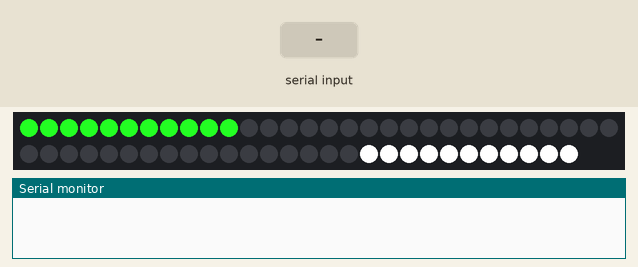
This sketch was run on a simulated Arduino Uno, built with avr-gcc and run on an emulated ATmega328P. Shown: 58 RGB LEDs in strip order, left to right, continuing on the next row, the last lines printed to the serial monitor. Inputs (shaded band) come from the test bench. Random numbers use the default seed unless the sketch sets one.

Above: at 1.2 s.
1.3 s: byte 30 received over Serial
At 1.67 s:
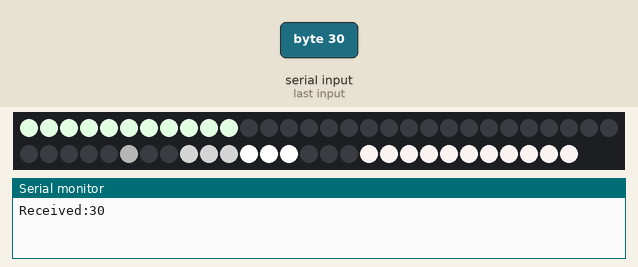
4.3 s: byte 90 received over Serial
At 4.72 s:
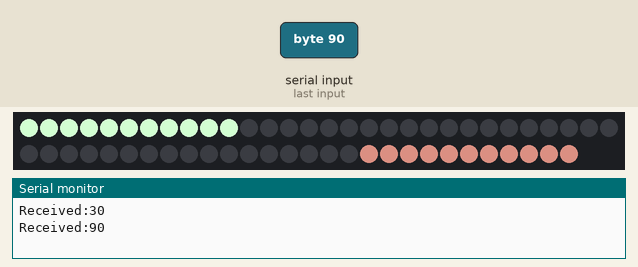
7.3 s: byte 120 received over Serial
At 8.08 s:
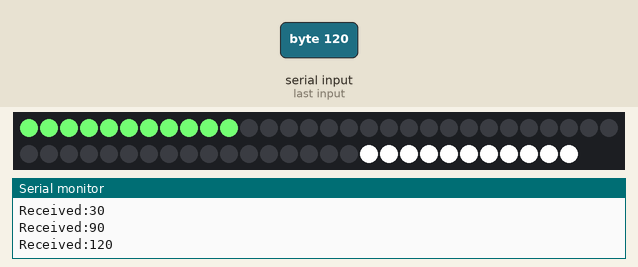
8.8 s: byte 30 received over Serial
At 10.82 s:
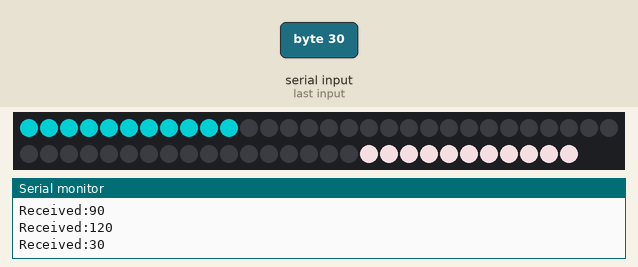
11.8 s: byte 90 received over Serial
At 13.57 s:
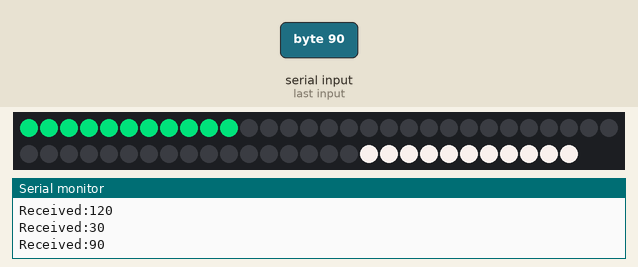
17.6 s: byte 120 received over Serial
At 17.84 s:
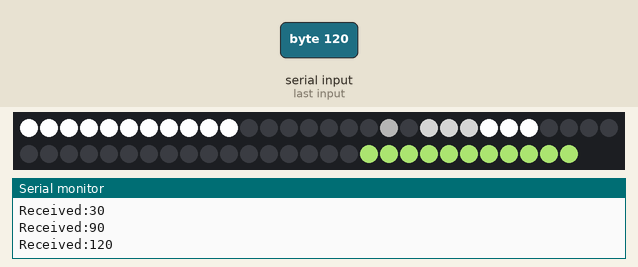

The sketch:

flg_soma_model.ino
```cpp
// vim:set ts=4 sw=4 ai et syntax=c:

/*
 * Arduino code for lighting FLG's model of Soma.  Written during the week leading
 * up to the party on May 31st, 2013.
 *
 *        -- Michael Toren <mct@toren.net>
 *           Fri May 31 15:55:48 PDT 2013
 */

/*
 * There are three conceptually different parts of the model: The two somas
 * (spheres) at either end, and the axon (bridge) that connects them.  See
 * <http://en.wikipedia.org/wiki/Neuron> for a picture of a typical neuron,
 * but some ASCII art follows:
 *
 *                                      __
 *                                   -      `_
 *                                 _/   _  _   \        ____
 *                               /    /      \    \   .X+.   .
 *                            /    /            \  x.Xx+-.     .
 *                          /   / ^                \XXx++-..
 *                        /   /                     XXxx++--..
 *                 ____  /  /                       `XXXxx+++--'
 *               .X+.   ,  /                          `XXXxxx'
 *             .Xx+-.    `,                             |""|
 *             XXx++-..                                 |''|
 *             XXxx++--..                               |""|
 *             `XXXxx+++--'                             |''|
 *               `XXXxxx'                               |''|
 *                 |""|                                 |""|
 *           ~~~~~~~~~~~~~~~~~~~~~~~~~~~~~~~~~~~~~~~~~~~~~~~~~~~~~~
 *
 * We'll treat each component as a separate light effect, and drive each with
 * its own state machine.  Occasionally a component will influence the state of
 * a neighboring component (e.g., when triggering an impulse across the axon),
 * but the majority of the time each state machine is doing its own thing.
 *
 * The state machines are named "sender" (for the soma on the left that
 * generates pulses), "axon" (for the axon in the middle), and "receiver" for
 * the soma on the right.  Each state machine has its own "heartbeat" function,
 * called every N milliseconds.
 */

#include <Adafruit_NeoPixel.h>

// There are 12 rings on the Axon.  Each ring has 3 LEDS.
// Each Soma at either end of the Axon has 11 LEDS.
#define NUM_RINGS       12
#define NUM_SOMA_LEDS   11
#define NUM_LEDS        (NUM_SOMA_LEDS + NUM_RINGS*3 + NUM_SOMA_LEDS)
#define DATA_PIN        6

Adafruit_NeoPixel strip = Adafruit_NeoPixel(NUM_LEDS, DATA_PIN, NEO_GRB + NEO_KHZ800);

// Current time, in milliseconds. Updated before calling each "heartbeat" function.
unsigned long now;

// Returns ture N percent of the time
int probability(int percent)
{
    if (random(100)+1 <= percent)
        return 1;
    else
        return 0;
}

void receiver_fire();

/* Axon */

int axon_state = 100;
int axon_repeat_count;

void axon_fire()
{
    axon_state = 0;
    axon_repeat_count = 0;
}

// Light portions of the given ring.
//
// @pa: Probability the 1st LED in this ring will be lit
// @pb: Probability the 2nd LED in this ring will be lit
// @pc: Probability the 34d LED in this ring will be lit
// @n:  Ring number, in the range [0 .. NUM_RINGS-1]
// @r:  Red value
// @g:  Green value
// @b:  Blue value
void axon_ring(int pa, int pb, int pc, int n, int r, int g, int b)
{
    if (n < 0) return;
    if (n >= NUM_RINGS) return;
    int offset = random(2);
    if (probability(pa)) strip.setPixelColor(NUM_SOMA_LEDS + n*3 + (0+offset)%3, r, g, b);
    if (probability(pb)) strip.setPixelColor(NUM_SOMA_LEDS + n*3 + (1+offset)%3, r, g, b);
    if (probability(pc)) strip.setPixelColor(NUM_SOMA_LEDS + n*3 + (2+offset)%3, r, g, b);
}

void axon_heartbeat()
{
    int i;

    for (i = 0; i < NUM_RINGS; i++)
        axon_ring(100, 100, 100, i, 0, 0, 0);

    if (axon_state < 13) {
        axon_ring( 25,  25,  25, axon_state-2,   64,  64,  64);
        axon_ring(100, 100, 100, axon_state-1,  128, 128, 128);
        axon_ring(100, 100, 100, axon_state,    255, 255, 255);
    }

    if (axon_state == 15)
        receiver_fire();

    if (axon_state < 200)
        axon_state++;
}


/* Sender */

unsigned long next_axon_fire_time;
int sender_state = 1;
int sender_red, sender_green, sender_blue;
int sender_sleep;
int sender_step = 3;

void sender_heartbeat() {
    if (now > next_axon_fire_time) {
       // Fire the axon between every 8 and 12 seconds
       next_axon_fire_time = now + 8000 + random(4000);
       sender_state = 3;
    }

    switch (sender_state) {
        case 1:
            if (sender_blue < 255)
                sender_blue += sender_step, sender_green -= sender_step;
            else
                sender_state++;
            break;

        case 2:
            if (sender_green < 255)
                sender_green += sender_step,  sender_blue -= sender_step;
            else
                sender_state--;
            break;

        case 3:
            sender_red = 255;
            sender_green = 255;
            sender_blue = 255;
            sender_sleep = 3;
            sender_state++;
            axon_fire();
            break;

        case 4:
            if (sender_sleep-- == 0)
                sender_state++;
            break;

        case 5:
            if (sender_red)
                sender_red -= 5, sender_blue -= 5;
            else
                sender_state = 1;
            break;
    }

    if (sender_red   > 255) sender_red   = 255;
    if (sender_green > 255) sender_green = 255;
    if (sender_blue  > 255) sender_blue  = 255;
    if (sender_red   <   0) sender_red   = 0;
    if (sender_green <   0) sender_green = 0;
    if (sender_blue  <   0) sender_blue  = 0;

    for (int i = 0; i < NUM_SOMA_LEDS; i++)
        strip.setPixelColor(i, sender_red, sender_green, sender_blue);
}


/* Receiver */

int receiver_state = 1;
int receiver_red, receiver_green, receiver_blue;
int receiver_sleep;
int receiver_step = 3;

void receiver_heartbeat() {
    switch (receiver_state) {
        case 1:
            if (receiver_green < 255)
                receiver_green += receiver_step, receiver_blue -= receiver_step;
            else
                receiver_state++;
            break;

        case 2:
            if (receiver_blue < 255)
                receiver_blue += receiver_step, receiver_green -= receiver_step;
            else
                receiver_state--;
            break;

        case 3:
            receiver_red = 255;
            receiver_green = 255;
            receiver_blue = 255;
            receiver_sleep = 50;
            receiver_state++;
            break;

        case 4:
            if (receiver_sleep-- == 0)
                receiver_state++;
            break;

        case 5:
            if (receiver_red > 128)
                receiver_red -= 1, receiver_blue -= random(1,3), receiver_green -= random(1,3);
            else
                receiver_state = 2;
            break;
    }

    if (receiver_red   > 255) receiver_red   = 255;
    if (receiver_green > 255) receiver_green = 255;
    if (receiver_blue  > 255) receiver_blue  = 255;
    if (receiver_red   <   0) receiver_red   = 0;
    if (receiver_green <   0) receiver_green = 0;
    if (receiver_blue  <   0) receiver_blue  = 0;

    for (int i = 0; i < NUM_SOMA_LEDS; i++)
        strip.setPixelColor(NUM_SOMA_LEDS + NUM_RINGS*3 + i, receiver_red, receiver_green, receiver_blue);

}

void receiver_fire() {
    receiver_state = 3;
}

void setup() {
    strip.begin();
    strip.show();
    randomSeed(analogRead(2));
    Serial.begin(9600);
}

void loop() {
    // For debugging
    if (Serial.available()) {
        int c = Serial.read();
        Serial.print("Received:" );
        Serial.println(c);
        next_axon_fire_time = 0;
    }

    now = millis();

    sender_heartbeat();
    axon_heartbeat();
    receiver_heartbeat();

    strip.show();
    delay(10);
}
```
